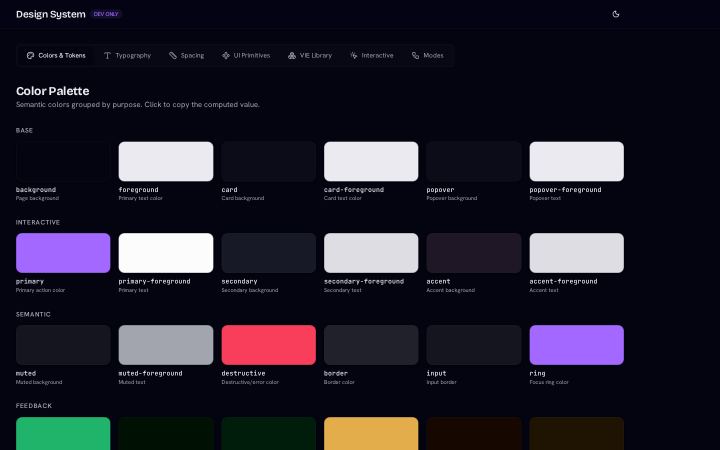
#> input picture apps/web/e2e/visual-regression.spec.ts-snapshots/design-system-dark-chromium-linux.png, 1440 x 900 px (shown at 1/2 size); its folder holds only this picture in this run
$ python -i frame_ocr.py   (imports and definitions only)
#> lines starting #> are read from the running program, lines starting #| are printed output that depends on the picture
"""OCR on keyframes with high text density using Tesseract.

Identifies text-heavy frames (slides, code, diagrams) via edge detection,
then runs Tesseract OCR with CLAHE preprocessing for improved accuracy.

Free, CPU-only. ~22% of frames typically pass the density threshold.
Accuracy: ~94% on code frames, ~91% on slides (based on YouLearn benchmarks).
"""

import logging

import numpy as np

logger = logging.getLogger(__name__)

# Lazy-import cv2 and pytesseract to avoid hard dep at import time
_cv2 = None
_pytesseract = None


# [89 lines left out: functions _get_cv2, _get_pytesseract, estimate_text_density, estimate_text_density_from_gray, estimate_text_density_from_bytes, preprocess_for_ocr and 1 more, not called in this run]


def extract_text_from_frames(
    frames: list[dict],
    density_threshold: float = 0.15,
) -> list[dict]:
    """Run OCR on frames exceeding the text density threshold.

    Args:
        frames: List of frame dicts with 'path' key (local file path).
        density_threshold: Minimum edge density to trigger OCR (0.0-1.0).

    Returns:
        Subset of frames with added 'text_density' and 'ocr_text' keys.
    """
    results: list[dict] = []
    for frame in frames:
        path = frame.get("path")
        if not path:
            continue

        density = estimate_text_density(path)
        if density <= density_threshold:
            continue

        text = run_ocr(path)
        if text and len(text) > 10:
            results.append(
                {
                    **frame,
                    "text_density": density,
                    "ocr_text": text,
                }
            )

    logger.info(
        "OCR: %d/%d frames had text (threshold=%.2f)",
        len(results),
        len(frames),
        density_threshold,
    )
    return results


# [25 lines left out: function enrich_transcript_with_ocr, not called in this run]

>>> import cv2
>>> picture = cv2.imread('../../../../../apps/web/e2e/visual-regression.spec.ts-snapshots/design-system-dark-chromium-linux.png', cv2.IMREAD_GRAYSCALE)
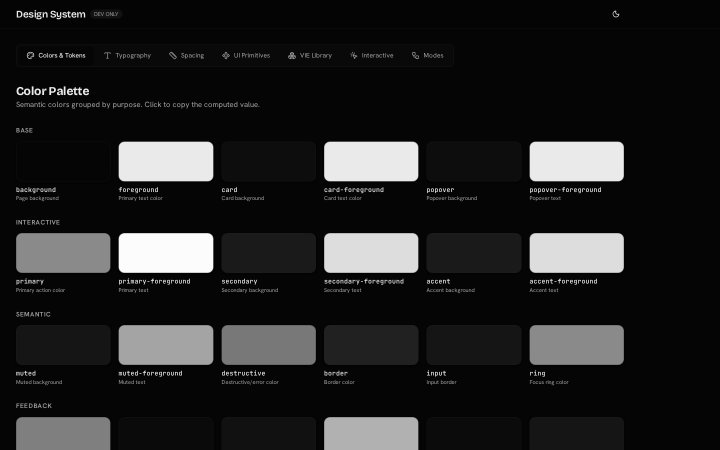
#> picture: shape (900, 1440) (shown at 1/2 size); min 2, max 252, mean 33.4
>>> result = extract_text_from_frames(picture)
#> (the run stopped early here; a loop or call above may not have finished)
